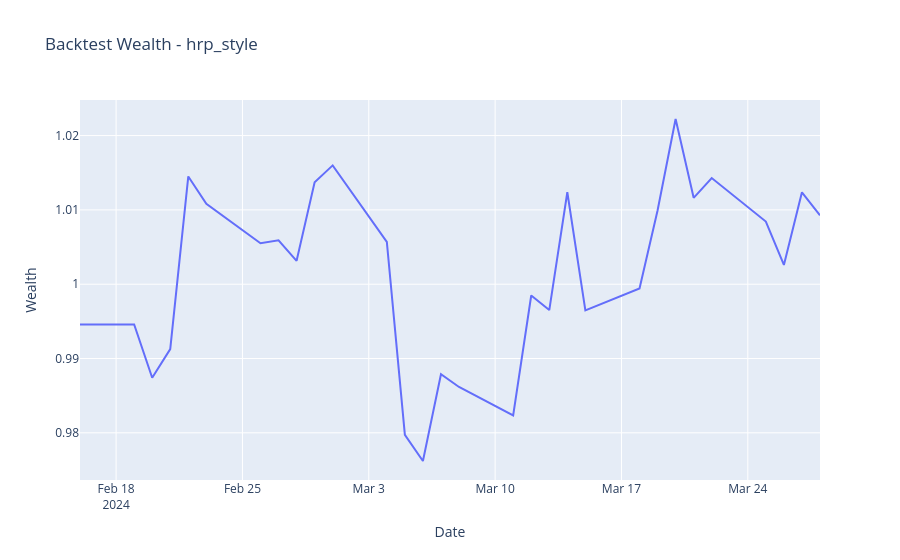

Here is the notebook cell this chart was saved with:
### Code cell
viz = PortfolioVisualizer(u)
viz.plot_backtest("hrp_style", start_date="2024-02-16", end_date="2024-03-28")
